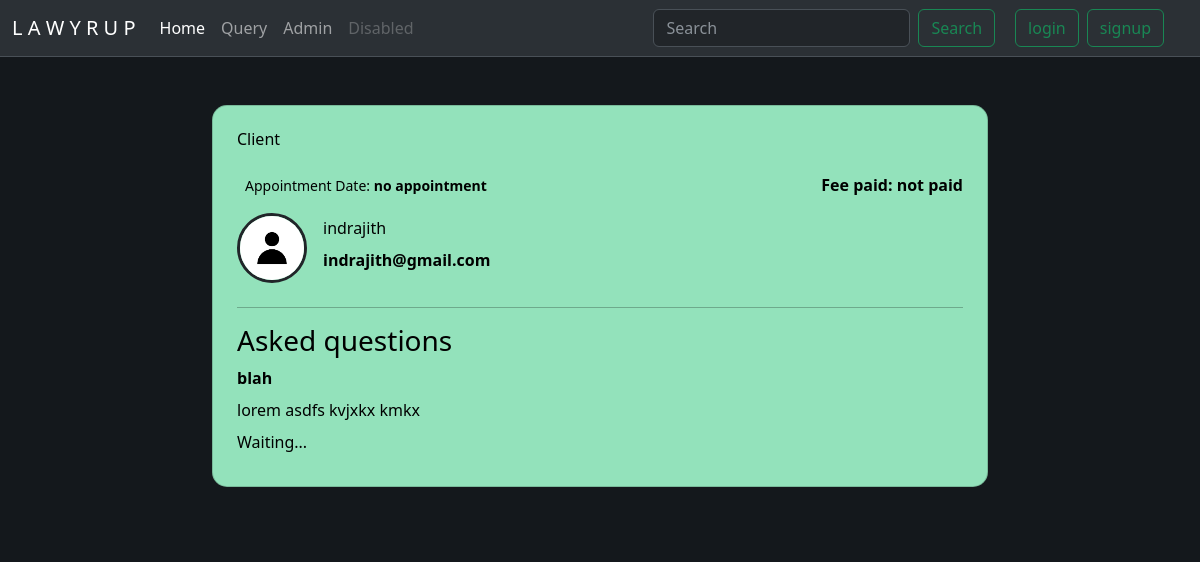
Page /comp/_profilec.php?cuserid=2 on the committed database.
### tables this page shows
CREATE TABLE `cuser` (
  `csno` int(10) NOT NULL,
  `cuser_email` varchar(50) NOT NULL,
  `cuser_name` varchar(70) NOT NULL,
  `cuser_pass` varchar(255) NOT NULL,
  `ctimestamp` datetime NOT NULL DEFAULT current_timestamp(),
  `cban` int(60) NOT NULL DEFAULT 0
);

CREATE TABLE `forum` (
  `thread_id` int(10) NOT NULL,
  `thread_title` varchar(255) NOT NULL,
  `thread_desc` text NOT NULL,
  `thread_user_id` int(11) NOT NULL,
  `timestamp` datetime NOT NULL DEFAULT current_timestamp()
);

### comp/_profilec.php (the view, shortened to what this page needs)
<!doctype html>
<html lang="en">
  <head>
    <link href="https://cdn.jsdelivr.net/npm/bootstrap@5.3.0/dist/css/bootstrap.min.css" rel="stylesheet">
  </head>
  <body style=" background: #14181c url(https://s.ltrbxd.com/static/img/content-bg.0d9a0f0f.png) 0 -1px repeat-x;">
    <?php include '_nav.php'; ?>
    <div class="container" style="display: flex; justify-content: space-evenly; flex-wrap: wrap;">
  <?php include '_dbconnect.php';?>
  <?php
  $sql="select * from cuser where csno=".$_GET['cuserid']."";
  $result=mysqli_query($conn,$sql);
  $row=mysqli_fetch_assoc($result);
  $sql2="select *  from details where cuser_id=".$row['csno']."";
  $result2=mysqli_query($conn,$sql2);
  $row2=mysqli_fetch_assoc($result2);
  $qs="select *  from forum where thread_user_id=".$row['csno']."";
  $resultQ=mysqli_query($conn,$qs);
  $rowq=mysqli_fetch_assoc($resultQ);
  ?>
  <div  class="container">
  <sectionstyle=" background: #14181c url(https://s.ltrbxd.com/static/img/content-bg.0d9a0f0f.png) 0 -1px repeat-x;" class="vh-100" style="background-color: #eee;">
  <div class="container py-5 h-100">
    <div class="row d-flex justify-content-center align-items-center h-100">
      <div class="col col-md-9 col-lg-7 col-xl-5" style="width:800px;">
        <div class="card" style="border-radius: 15px; background-color: #93e2bb;">
          <div class="card-body p-4 text-black">
            <div>
              <h6 class="mb-4">Client</h6>
              <div class="d-flex align-items-center justify-content-between mb-3">
                <p class="small mb-0"><i class="far fa-clock me-2"></i>Appointment Date: <b><?php  if(isset($row2['date'])){
                    echo $row2['date'];
                }
                else  echo "no appointment"; ?></b></p>
                <p class="fw-bold mb-0">Fee paid: <?php if(isset($row2['fee']))
                echo $row2['fee'];
            else
            echo "not paid";
                ?></p>
              </div>
            </div>
            <div class="d-flex align-items-center mb-4">
              <div class="flex-shrink-0">
                <img src="profilec.jpg"
                  alt="Generic placeholder image" class="img-fluid rounded-circle border border-dark border-3"
                  style="width: 70px;">
              </div>
              <div class="flex-grow-1 ms-3">
                <div class="d-flex flex-row align-items-center mb-2">
                  <p class="mb-0 me-2"><?php echo $row['cuser_name'] ?></p>
                </div>
                <div class="d-flex flex-row align-items-center mb-2">
                  <p class="mb-0 me-2"><b><?php echo $row['cuser_email'] ?></b></p>
</div>
              </div>
            </div>
            <hr>
            <h3>Asked questions</h3>
            <div class="d-flex flex-row align-items-center mb-2">
                  <p class="mb-0 me-2"><b><?php  if(isset($rowq['thread_title']))
                    echo $rowq['thread_title'];
                    else
                    echo "No questions Yet";
                    ?></b></p>
</div>
            <div class="d-flex flex-row align-items-center mb-2">
                  <p class="mb-0 me-2"><?php if(isset($rowq['thread_desc']))
                  echo $rowq['thread_desc'];
                else
                echo  "";
                  ?></p>
</div>
            <div class="d-flex flex-row align-items-center mb-2">
                  <p class="mb-0 me-2"><?php if($row2['conf']==1){
                    echo "We've declined your appointment. There is a refund for the appointment cost.";
                  }
                else if($row2['conf']==2) echo  "The appointment has been verified.
                ";
                else
                echo "Waiting...";
                  ?></p>
</div>
          </div>
        </div>
      </div>
    </div>
  </div>
  </div>
    </div>
  </body>
</html>

### rows in the picture
cuser: cuser_name "indrajith", cuser_email "indrajith@gmail.com"
forum: thread_title "blah", thread_desc "lorem asdfs kvjxkx kmkx"
